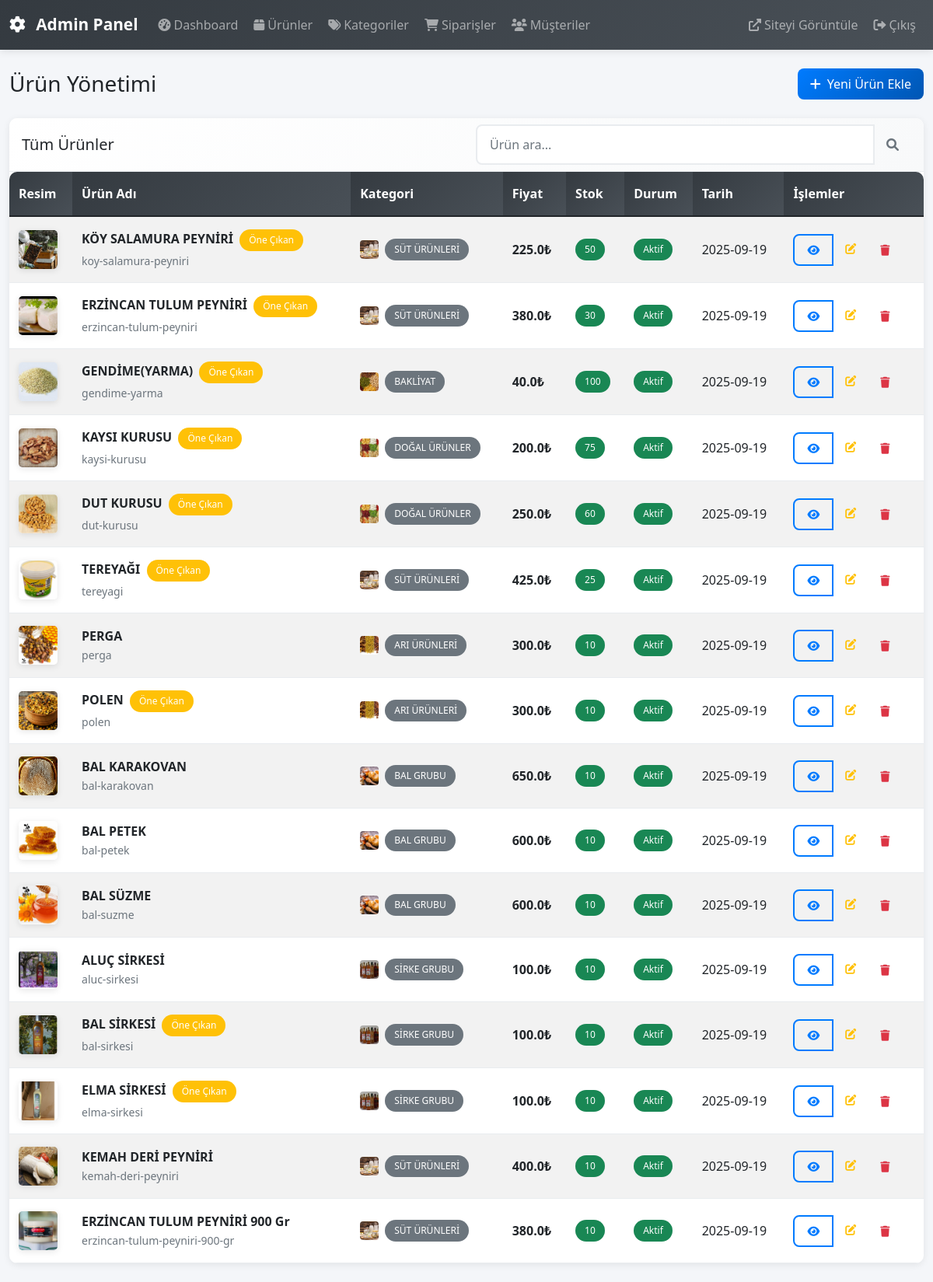
Screenshot of /admin/urunler (signed in) with the database file from the repository.
### tables this page shows
CREATE TABLE products (
            id INTEGER PRIMARY KEY AUTOINCREMENT,
            name TEXT NOT NULL,
            slug TEXT NOT NULL,
            description TEXT,
            short_description TEXT,
            price REAL NOT NULL,
            stock_quantity INTEGER DEFAULT 0,
            image TEXT,
            weight TEXT,
            brand TEXT,
            is_active BOOLEAN DEFAULT 1,
            is_featured BOOLEAN DEFAULT 0,
            is_new BOOLEAN DEFAULT 0,
            category_id INTEGER NOT NULL,
            created_at TIMESTAMP DEFAULT CURRENT_TIMESTAMP,
            updated_at TIMESTAMP DEFAULT CURRENT_TIMESTAMP
        );

CREATE TABLE categories (
            id INTEGER PRIMARY KEY AUTOINCREMENT,
            name TEXT NOT NULL,
            slug TEXT UNIQUE NOT NULL,
            description TEXT,
            parent_id INTEGER,
            image TEXT,
            is_active BOOLEAN DEFAULT 1,
            created_at TIMESTAMP DEFAULT CURRENT_TIMESTAMP
        );

### app.py (the view)
@app.route('/admin/urunler')
@login_required
def admin_products():
    if not current_user.is_admin:
        flash('Bu sayfaya erişim yetkiniz yok!', 'error')
        return redirect(url_for('index'))
    conn = get_db_connection()
    products = conn.execute('''
        SELECT p.*, c.name as category_name, c.image as category_image
        FROM products p
        JOIN categories c ON p.category_id = c.id
    ''').fetchall()
    conn.close()
    return render_template('admin/products.html', products=products)

### app.py (called while the page is built, shortened)
@app.after_request
def after_request(response):
    response.headers['Access-Control-Allow-Origin'] = '*'
    response.headers['Access-Control-Allow-Methods'] = 'GET, POST, PUT, DELETE, OPTIONS'
    response.headers['Access-Control-Allow-Headers'] = 'Content-Type, Authorization'
    response.headers['X-Content-Type-Options'] = 'nosniff'
    response.headers['X-Frame-Options'] = 'DENY'
    response.headers['X-XSS-Protection'] = '1; mode=block'
    response.headers['Referrer-Policy'] = 'strict-origin-when-cross-origin'
    return response

def get_db_connection():
    db_path = os.path.join(os.path.dirname(os.path.abspath(__file__)), 'kemah.db')
    conn = sqlite3.connect(db_path)
    conn.row_factory = sqlite3.Row
    conn.execute('PRAGMA foreign_keys=ON')
    conn.execute('PRAGMA journal_mode=WAL')
    return conn

@login_manager.user_loader
def load_user(user_id):
    conn = get_db_connection()
    user_data = conn.execute('SELECT * FROM users WHERE id = ?', (user_id,)).fetchone()
    conn.close()
    if user_data:
        return User(
            id=user_data['id'],
            username=user_data['username'],
            email=user_data['email'],
            password=user_data['password'],
            first_name=user_data['first_name'],
            last_name=user_data['last_name'],
            phone=user_data['phone'],
            address=user_data['address'],
            is_admin=bool(user_data['is_admin'])
        )
    return None

@app.context_processor
def inject_user():
    return dict(current_user=current_user)

def get_site_settings():
    try:
        conn = get_db_connection()
        settings = conn.execute('SELECT * FROM site_settings').fetchall()
        conn.close()
        site_settings = {setting['setting_key']: setting['setting_value'] for setting in settings}
        return site_settings
    except:
        return {}

@app.context_processor
def inject_site_settings():
    return dict(site_settings=get_site_settings())

### templates/admin/products.html (shortened to what this page needs)
{% extends "admin/base.html" %}
{% block content %}
<div class="row">
    <div class="col-12">
        <div class="d-flex justify-content-between align-items-center mb-4">
            <h1 class="h3 mb-0">Ürün Yönetimi</h1>
            <a href="{{ url_for('admin_add_product') }}" class="btn btn-primary">
                <i class="fas fa-plus me-2"></i>Yeni Ürün Ekle
            </a>
        </div>
    </div>
</div>
<div class="row">
    <div class="col-12">
        <div class="card">
            <div class="card-header">
                <div class="row align-items-center">
                    <div class="col-md-6">
                        <h5 class="mb-0">Tüm Ürünler</h5>
                    </div>
                    <div class="col-md-6">
                        <div class="input-group">
                            <input type="text" class="form-control" placeholder="Ürün ara..." id="searchInput">
                            <button class="btn btn-outline-secondary" type="button">
                                <i class="fas fa-search"></i>
                            </button>
                        </div>
                    </div>
                </div>
            </div>
            <div class="card-body p-0">
                {% if products %}
                    <div class="table-responsive">
                        <table class="table table-striped mb-0">
                            <thead class="table-dark">
                                <tr>
                                    <th>Resim</th>
                                    <th>Ürün Adı</th>
                                    <th class="d-none-mobile">Kategori</th>
                                    <th>Fiyat</th>
                                    <th>Stok</th>
                                    <th class="d-none-mobile">Durum</th>
                                    <th class="d-none-mobile">Tarih</th>
                                    <th>İşlemler</th>
                                </tr>
                            </thead>
                            <tbody>
                                {% for product in products %}
                                    <tr>
                                        <td>
                                            <div class="product-thumb" style="width: 50px; height: 50px; border-radius: 5px; overflow: hidden;">
                                                {% if product.image %}
                                                    <img src="static/uploads/{{ product.image }}"
                                                         alt="{{ product.name }}" class="img-fluid w-100 h-100" style="object-fit: cover;">
                                                {% else %}
                                                    <div class="bg-light d-flex align-items-center justify-content-center w-100 h-100">
                                                        <i class="fas fa-image text-muted"></i>
                                                    </div>
                                                {% endif %}
                                            </div>
                                        </td>
                                        <td>
                                            <div>
                                                <strong>{{ product.name }}</strong>
                                                {% if product.is_featured %}
                                                    <span class="badge bg-warning ms-1">Öne Çıkan</span>
                                                {% endif %}
                                            </div>
                                            <small class="text-muted">{{ product.slug }}</small>
                                        </td>
                                        <td class="d-none-mobile">
                                            {% if product.category_name %}
                                                <div class="d-flex align-items-center">
                                                    {% if product.category_image %}
                                                        <img src="static/uploads/{{ product.category_image }}"
                                                             class="rounded me-2"
                                                             style="width: 24px; height: 24px; object-fit: cover;"
                                                             alt="{{ product.category_name }}">
                                                    {% endif %}
                                                    <span class="badge bg-secondary">{{ product.category_name }}</span>
                                                </div>
                                            {% else %}
                                                <span class="text-muted">Kategori Yok</span>
                                            {% endif %}
                                        </td>
                                        <td><strong>{{ product.price }}₺</strong></td>
                                        <td>
                                            <span class="badge bg-{{ 'danger' if product.stock_quantity <= 0 else 'warning' if product.stock_quantity <= 5 else 'success' }}">
                                                {{ product.stock_quantity }}
                                            </span>
                                        </td>
                                        <td class="d-none-mobile">
                                            <span class="badge bg-{{ 'success' if product.is_active else 'secondary' }}">
                                                {{ 'Aktif' if product.is_active else 'Pasif' }}
                                            </span>
                                        </td>
                                        <td class="d-none-mobile">{{ product.created_at[:10] if product.created_at else 'N/A' }}</td>
                                        <td>
                                            <div class="btn-group" role="group">
                                                <a href="{{ url_for('product_detail', slug=product.slug) }}"
                                                   class="btn btn-sm btn-outline-primary" target="_blank">
                                                    <i class="fas fa-eye"></i>
                                                </a>
                                                <a href="{{ url_for('admin_edit_product', product_id=product.id) }}" class="btn btn-sm btn-outline-warning">
                                                    <i class="fas fa-edit"></i>
                                                </a>
                                                <button class="btn btn-sm btn-outline-danger"
                                                        onclick="deleteProduct({{ product.id }})">
                                                    <i class="fas fa-trash"></i>
                                                </button>
                                            </div>
                                        </td>
                                    </tr>
                                {% endfor %}
                            </tbody>
                        </table>
                    </div>
                {% else %}
                    <div class="text-center py-5">
                        <i class="fas fa-box-open text-muted mb-3" style="font-size: 4rem;"></i>
                        <h5 class="text-muted">Henüz ürün bulunmuyor</h5>
                        <p class="text-muted">İlk ürününüzü eklemek için yukarıdaki butonu kullanın.</p>
                    </div>
                {% endif %}
            </div>
        </div>
    </div>
</div>
{% endblock %}

### static/css/admin.css (style rules this page uses)
:root { --admin-primary: #007bff; --admin-secondary: #6c757d; --admin-success: #28a745; --admin-danger: #dc3545; --admin-warning: #ffc107; --admin-info: #17a2b8; --admin-light: #f8f9fa; --admin-dark: #343a40; --admin-sidebar-width: 250px; }
body { background-color: #f4f6f9; font-family: 'Segoe UI', Tahoma, Geneva, Verdana, sans-serif; }
.card { border: none; border-radius: 10px; box-shadow: 0 2px 10px rgba(0,0,0,0.08); transition: box-shadow 0.3s ease; }
.card-header { background: linear-gradient(135deg, #fff, #f8f9fa); border-bottom: 1px solid #e9ecef; border-radius: 10px 10px 0 0 !important; font-weight: 600; }
.table { border-radius: 10px; overflow: hidden; }
.table thead th { background: linear-gradient(135deg, var(--admin-dark), #495057); color: white; border: none; font-weight: 600; padding: 1rem 0.75rem; }
.table tbody tr { transition: background-color 0.3s ease; }
.table td { padding: 1rem 0.75rem; vertical-align: middle; border-color: #e9ecef; }
.btn { border-radius: 8px; font-weight: 500; transition: all 0.3s ease; border: none; padding: 0.5rem 1rem; }
.btn-primary { background: linear-gradient(135deg, var(--admin-primary), #0056b3); }
.btn-outline-primary { border: 2px solid var(--admin-primary); color: var(--admin-primary); background: transparent; }
.form-control, .form-select { border: 2px solid #e9ecef; border-radius: 8px; padding: 0.75rem 1rem; transition: border-color 0.3s ease, box-shadow 0.3s ease; }
.badge { font-size: 0.75rem; padding: 0.5rem 0.75rem; border-radius: 20px; font-weight: 500; }
.product-thumb { border-radius: 8px; overflow: hidden; box-shadow: 0 2px 8px rgba(0,0,0,0.1); }
.input-group .btn { border-radius: 0 8px 8px 0; }
.input-group .form-control { border-radius: 8px 0 0 8px; }

### rows the page displays
products: image (picture), name "KÖY SALAMURA PEYNİRİ", is_featured "Öne Çıkan", slug "koy-salamura-peyniri", category_image (picture), category_name "SÜT ÜRÜNLERİ", price "225.0", stock_quantity "50", is_active "Aktif", created_at "2025-09-19"
products: image (picture), name "ERZİNCAN TULUM PEYNİRİ", is_featured "Öne Çıkan", slug "erzincan-tulum-peyniri", category_image (picture), category_name "SÜT ÜRÜNLERİ", price "380.0", stock_quantity "30", is_active "Aktif", created_at "2025-09-19"
products: image (picture), name "GENDİME(YARMA)", is_featured "Öne Çıkan", slug "gendime-yarma", category_image (picture), category_name "BAKLİYAT", price "40.0", stock_quantity "100", is_active "Aktif", created_at "2025-09-19"
products: image (picture), name "KAYSI KURUSU", is_featured "Öne Çıkan", slug "kaysi-kurusu", category_image (picture), category_name "DOĞAL ÜRÜNLER", price "200.0", stock_quantity "75", is_active "Aktif", created_at "2025-09-19"
products: image (picture), name "DUT KURUSU", is_featured "Öne Çıkan", slug "dut-kurusu", category_image (picture), category_name "DOĞAL ÜRÜNLER", price "250.0", stock_quantity "60", is_active "Aktif", created_at "2025-09-19"
products: image (picture), name "TEREYAĞI", is_featured "Öne Çıkan", slug "tereyagi", category_image (picture), category_name "SÜT ÜRÜNLERİ", price "425.0", stock_quantity "25", is_active "Aktif", created_at "2025-09-19"
products: image (picture), name "PERGA", slug "perga", category_image (picture), category_name "ARI ÜRÜNLERİ", price "300.0", stock_quantity "10", is_active "Aktif", created_at "2025-09-19"
products: image (picture), name "POLEN", is_featured "Öne Çıkan", slug "polen", category_image (picture), category_name "ARI ÜRÜNLERİ", price "300.0", stock_quantity "10", is_active "Aktif", created_at "2025-09-19"
products: image (picture), name "BAL KARAKOVAN", slug "bal-karakovan", category_image (picture), category_name "BAL GRUBU", price "650.0", stock_quantity "10", is_active "Aktif", created_at "2025-09-19"
products: image (picture), name "BAL PETEK", slug "bal-petek", category_image (picture), category_name "BAL GRUBU", price "600.0", stock_quantity "10", is_active "Aktif", created_at "2025-09-19"
products: image (picture), name "BAL SÜZME", slug "bal-suzme", category_image (picture), category_name "BAL GRUBU", price "600.0", stock_quantity "10", is_active "Aktif", created_at "2025-09-19"
products: image (picture), name "ALUÇ SİRKESİ", slug "aluc-sirkesi", category_image (picture), category_name "SİRKE GRUBU", price "100.0", stock_quantity "10", is_active "Aktif", created_at "2025-09-19"
products: image (picture), name "BAL SİRKESİ", is_featured "Öne Çıkan", slug "bal-sirkesi", category_image (picture), category_name "SİRKE GRUBU", price "100.0", stock_quantity "10", is_active "Aktif", created_at "2025-09-19"
products: image (picture), name "ELMA SİRKESİ", is_featured "Öne Çıkan", slug "elma-sirkesi", category_image (picture), category_name "SİRKE GRUBU", price "100.0", stock_quantity "10", is_active "Aktif", created_at "2025-09-19"
products: image (picture), name "KEMAH DERİ PEYNİRİ", slug "kemah-deri-peyniri", category_image (picture), category_name "SÜT ÜRÜNLERİ", price "400.0", stock_quantity "10", is_active "Aktif", created_at "2025-09-19"
products: image (picture), name "ERZİNCAN TULUM PEYNİRİ 900 Gr", slug "erzincan-tulum-peyniri-900-gr", category_image (picture), category_name "SÜT ÜRÜNLERİ", price "380.0", stock_quantity "10", is_active "Aktif", created_at "2025-09-19"
